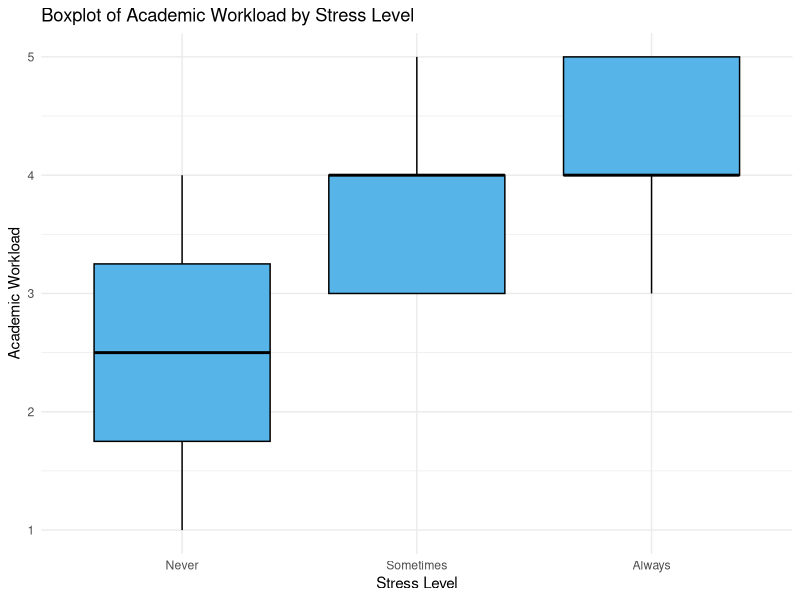
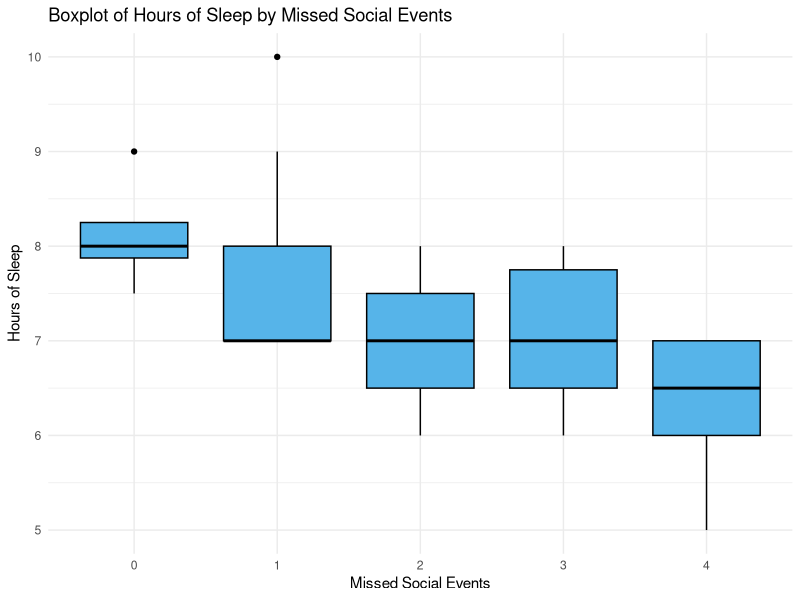
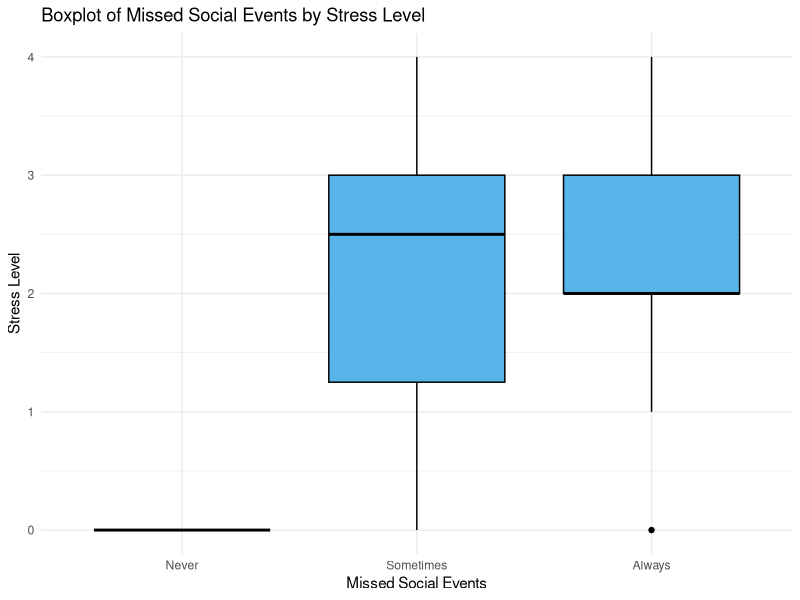
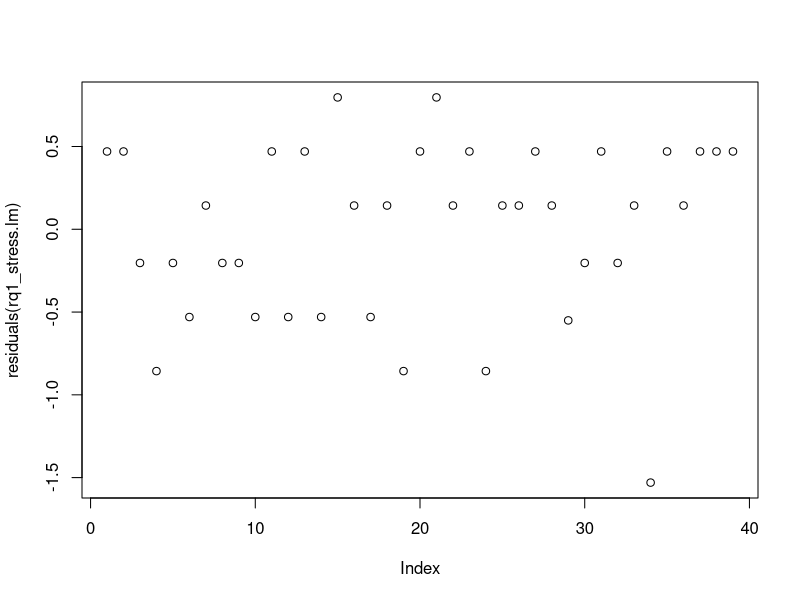

Write R code to recreate these figures, in order. (Note: this script raises an error after producing the figures.)
## ---- chunk 1
my_data = read.csv('STA304 Group Project Dataset.csv', header = TRUE, sep=',')
# my_data

# Remove the column 'X'
data_cleaned <- my_data[, !(names(my_data) == "X")]
# Remove fake responses: rows 3 and 12
data_cleaned <- data_cleaned[-c(3, 12),]
# data_cleaned

# Calculating sample size
N = 200
B = .29
D = (B^2)/4
# sigma = sd(data_cleaned$academic_workload)
sigma2 = (max(data_cleaned$academic_workload) - min(data_cleaned$academic_workload))/4
# n = ceiling((N*sigma^2) / ((N-1)*D + sigma^2))
n = ceiling((N*sigma2) / ((N-1)*D + sigma2))
# sigma2
n

# Select a random sample of n rows
set.seed(1)
random_indices <- sample(1:nrow(data_cleaned), n)
sample_data <- data_cleaned[random_indices, ]
# sample_data
attach(sample_data)
## ---- chunk 2
library(ggplot2)

sample_data$stress <- factor(sample_data$stress, levels = c("Never", "Sometimes", "Always"))
boxplot_plot <- ggplot(sample_data, aes(x = factor(stress), y = academic_workload)) +
  geom_boxplot(fill = "#56B4E9", color = "black") +
  labs(title = "Boxplot of Academic Workload by Stress Level",
       x = "Stress Level",
       y = "Academic Workload") +
  theme_minimal()
print(boxplot_plot)

# # Create a boxplot of hours_sleep by stress_binary
# boxplot_plot <- ggplot(sample_data, aes(x = factor(stress_binary), y = hours_sleep)) +
#   geom_boxplot(fill = "#56B4E9", color = "black") +  # Customize the colors if desired
#   labs(title = "Boxplot of Hours of Sleep by Stress Level",
#        x = "Stress (0 = No Stress, 1 = Stress)",
#        y = "Hours of Sleep") +
#   theme_minimal()

# # Display the plot
# print(boxplot_plot)
## ---- chunk 3
boxplot_plot <- ggplot(sample_data, aes(x = factor(missed_social_events), y = hours_sleep)) +
  geom_boxplot(fill = "#56B4E9", color = "black") +  # Customize the colors if desired
  labs(title = "Boxplot of Hours of Sleep by Missed Social Events",
       x = "Missed Social Events",
       y = "Hours of Sleep") +
  theme_minimal()

# Display the plot
print(boxplot_plot)
## ---- chunk 4
boxplot_plot <- ggplot(sample_data, aes(x = factor(stress), y = missed_social_events)) +
  geom_boxplot(fill = "#56B4E9", color = "black") +
  labs(title = "Boxplot of Missed Social Events by Stress Level",
       x = "Missed Social Events",
       y = "Stress Level") +
  theme_minimal()
print(boxplot_plot)
## ---- chunk 5
# Research Question 1 - Simple Linear Regression
sample_data$stress_numeric <- as.numeric(factor(sample_data$stress, levels = c("Never", "Sometimes", "Always")))
rq1_stress.lm = lm(stress_numeric ~ academic_workload, data = sample_data)
summary(rq1_stress.lm)
## ---- chunk 6
# Assumptions for Research Question 1 - Simple Linear Regression
png("residuals_rq1.png", width = 800, height = 600)
# Plot code goes here, for example:
plot(residuals(rq1_stress.lm))
dev.off()
## ---- chunk 7
# Research Question 2 - Multiple Linear Regression
rq2.lm = lm(hours_sleep ~ academic_workload + missed_social_events, data = sample_data)
summary(rq2.lm)
## ---- chunk 8
# Assumptions for Research Question 2 - Multiple Linear Regression
png("residuals_rq2.png", width = 800, height = 600)
# Plot code goes here, for example:
plot(residuals(rq2_stress.lm))
dev.off()
## ---- chunk 9
# Assumptions for Research Question 2 - Multiple Linear Regression
png("qq_rq2.png", width = 800, height = 600)
# Plot code goes here, for example:
plot(rq2.lm, which=2)
dev.off()
## ---- chunk 10
# Assumptions for Research Question 2 - Multiple Linear Regression
library(car)
vif(rq2.lm)
## ---- chunk 11
# Research Question 3 - Multiple Linear Regression
rq3.lm <- lm(stress_numeric ~ missed_social_events + living_situation, data = sample_data)
summary(rq3.lm)
## ---- chunk 12
# Assumptions for Research Question 3 - Multiple Linear Regression
png("residuals_rq3.png", width = 800, height = 600)
# Plot code goes here, for example:
plot(residuals(rq3.lm))
dev.off()
## ---- chunk 13
# Assumptions for Research Question 3 - Multiple Linear Regression
library(car)
vif(rq3.lm)
## ---- chunk 14


# Recode stress as binary (0 = Not Stressed, 1 = Stressed)
# sample_data$stress_binary <- ifelse(sample_data$stress == "Never", 0, 1)
# sample_data$anxiety_binary <- ifelse(sample_data$anxiety == "Never", 0, 1)
# sample_data$concentration_binary <- ifelse(sample_data$concentration == "Never", 0, 1)

# sleep1_3.lm = lm(hours_sleep ~ stress_binary + missed_social_events, data = sample_data)
# summary(sleep1_3.lm) # 0.402, 0.008, F: 0.003886

# sleep1_1.lm = lm(hours_sleep ~ time_management + stress_binary + missed_social_events, data = sample_data)
# summary(sleep1_1.lm) # 0.42770, 0.60898, 0.00703, F: 0.008939

# time1.lm = lm(time_management ~ stress - studentID, data = sample_data)
# summary(time1.lm) # 0.0160, 0.0616, F: 0.02051

# mental_health.lm <- lm(stress_binary ~ academic_workload, data = sample_data) # 0.00201, 0.00925, F: 0.009247
# summary(mental_health.lm)

# library(nnet)
# # Multinomial logistic regression (Classification)
# stress_model_multi <- multinom(stress ~ hours_sleep + academic_workload, data = sample_data)
# summary(stress_model_multi)
# # Calculate z-scores and p-values for each coefficient
# z_scores <- summary(stress_model_multi)$coefficients / summary(stress_model_multi)$standard.errors
# p_values <- 2 * (1 - pnorm(abs(z_scores)))  # Two-tailed p-values
# z_scores
# p_values

# p_values <- p_values * 0.01
## ---- chunk 15
# X-squared = 4.2481, df = 1, p-value = 0.03929
# After grouping categories
# Group categories for anxiety and concentration
sample_data$anxiety_grouped <- ifelse(anxiety == "Always", "Always", "Other")
sample_data$concentration_grouped <- ifelse(concentration == "Always", "Always", "Other")

# Create a contingency table
contingency_table <- table(sample_data$anxiety_grouped, sample_data$concentration_grouped)

# Print the contingency table
cat("Contingency Table:\n")
print(contingency_table)

# Check expected Frequencies
chi_sq_test <- chisq.test(contingency_table)
chi_sq_test$expected

# Perform the Chi-squared test
chi_squared_test <- chisq.test(contingency_table)

# Print the results
cat("\nChi-squared Test Results:\n")
print(chi_squared_test)
